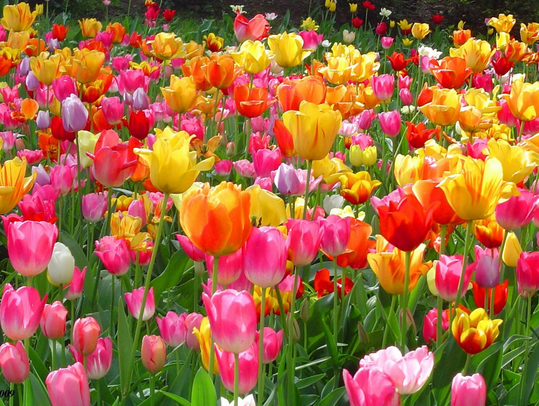
#> input picture Image processing/image.png, 539 x 406 px
$ python Crop_Image.py
#> lines starting #> are read from the running program, lines starting #| are printed output that depends on the picture
#program to crop an image
import cv2
img = cv2.imread("image.png")
#> img is the input picture: shape (406, 539, 3); mean B, G, R 62.4, 105.1, 164
height, width = img.shape[0:2]
#> height = 406; width = 539
#define the size of the newly created image
startRow = int(height*.15)
#> startRow = 60
startCol = int(width*.15)
#> startCol = 80
endRow = int(height*.85)
#> endRow = 345
endCol = int(width*.85)
#> endCol = 458
#specifing the range from starting to ending of rows and coloms
croppedImage = img[startRow:endRow, startCol:endCol]
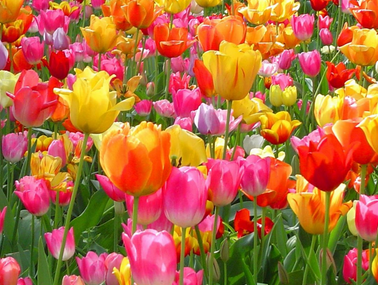
#> croppedImage: shape (285, 378, 3); mean B, G, R 61.4, 107.3, 180.4
#display the original and cropped image
cv2.imshow('Original Image', img)
cv2.imshow('Cropped Image', croppedImage)
cv2.waitKey(0)
